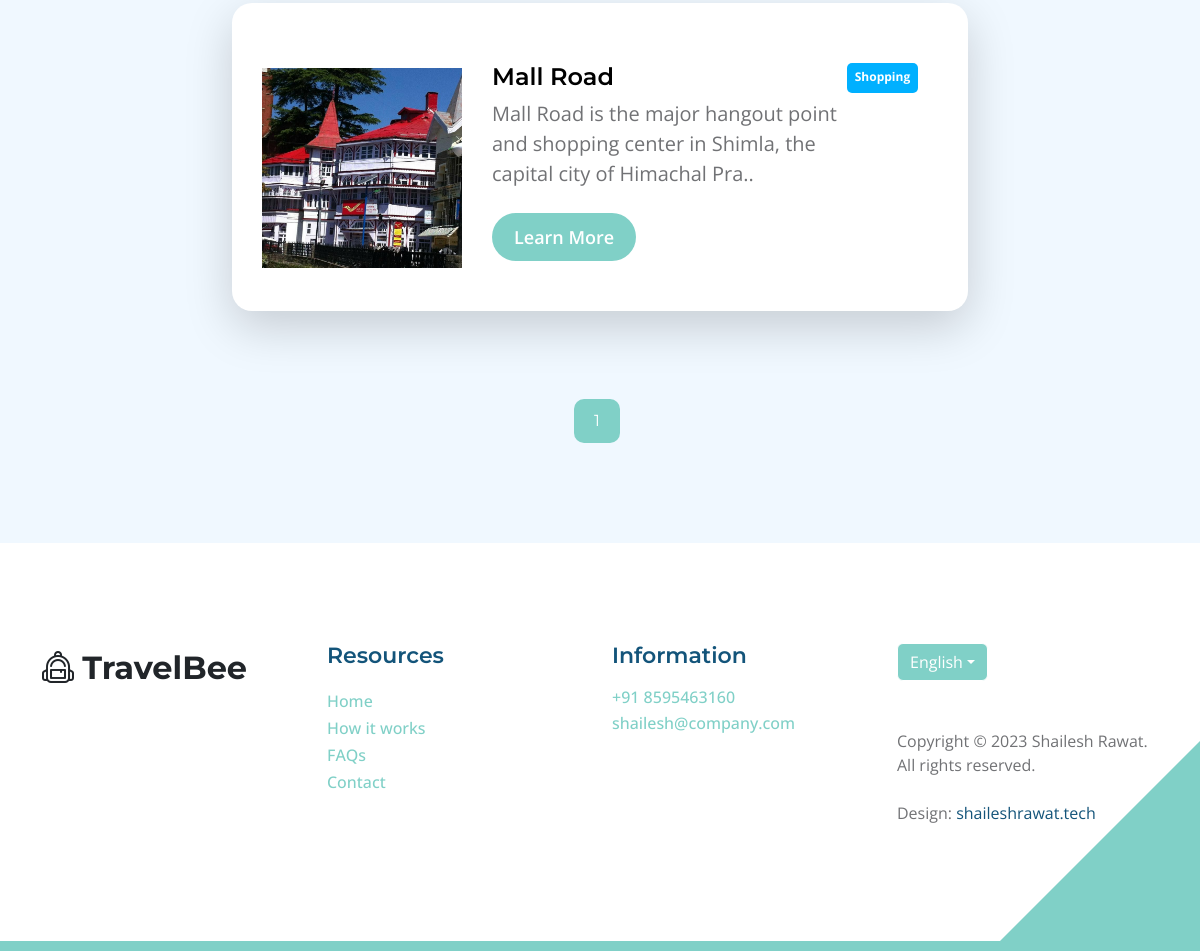
/search-spot/ (lower part), run on an earlier commit of the app's database.
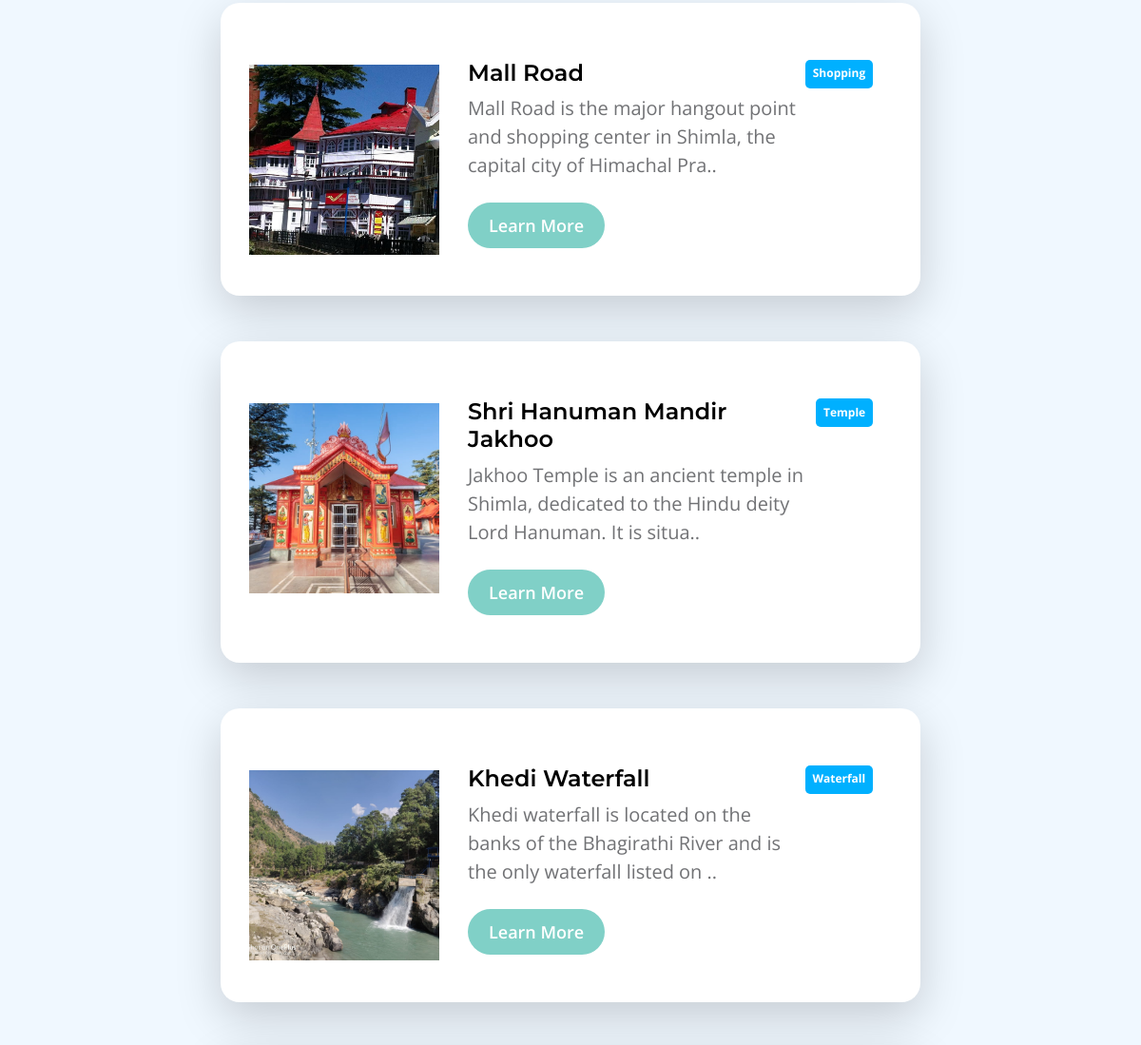
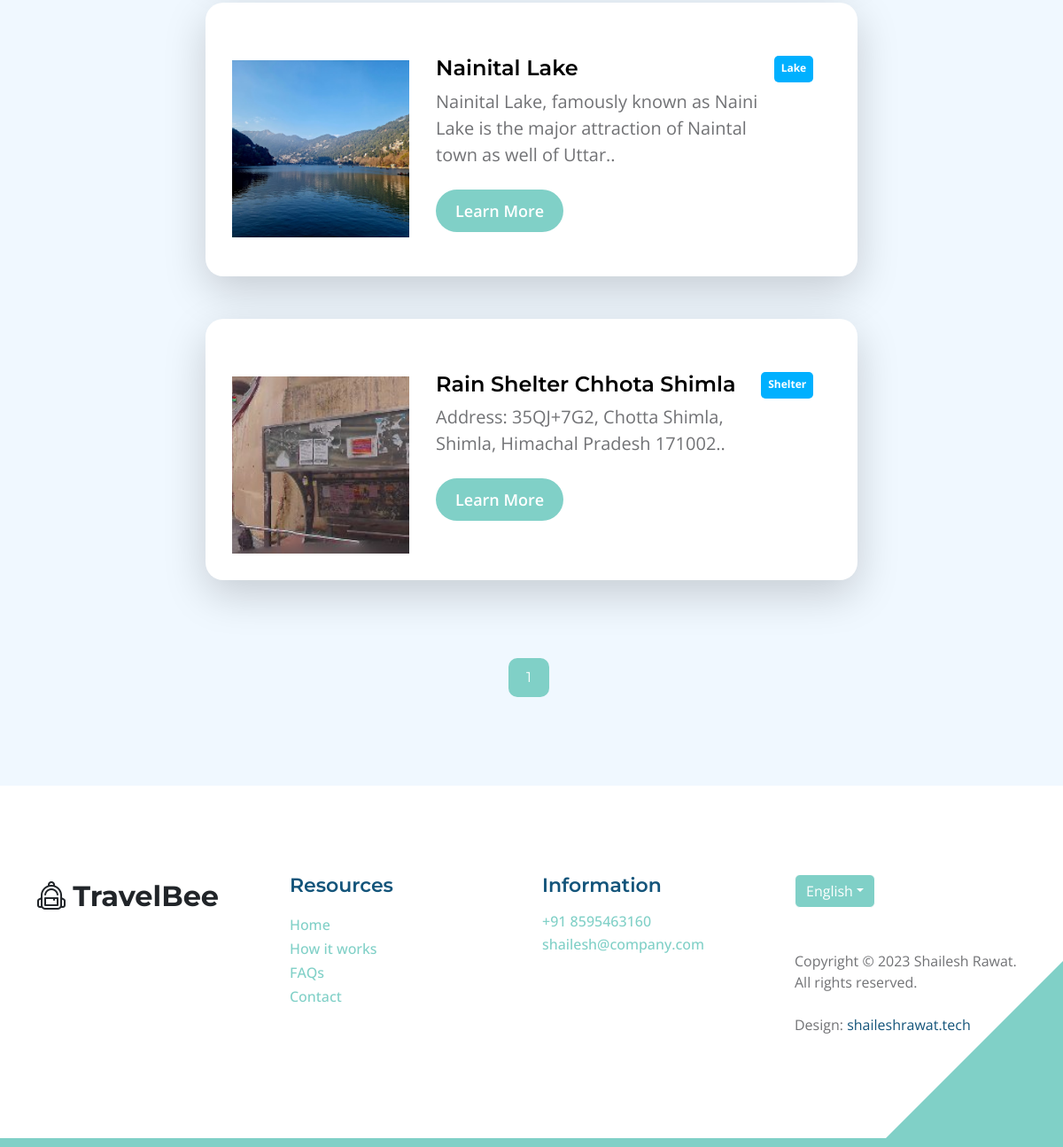
And on a later commit of the database (2 pictures, top to bottom).
### city_spot/models.py (models this page shows, shortened)
class Spot(models.Model):
    spot_id = models.UUIDField(primary_key=True, default=uuid.uuid4, editable=False)
    name = models.CharField(max_length=200)
    slug = models.SlugField()
    spot_type = models.CharField(max_length=120, choices=type_choices, default='N/A')
    main_image = models.ImageField(upload_to="spot_image/")
    gallery = models.ManyToManyField(Gallery)
    description = models.TextField()
    city = models.CharField(max_length=20, blank=True, null=True)
    state = models.CharField(max_length=20, blank=True, null=True)
    location_url = models.CharField(max_length=400)

### city_spot/views.py (the view)
# urls.py: path('search-spot/', search_spot, name="search_spot"),
def search_spot(request):
    spots = Spot.objects.all()
    search_include = request.GET.get('search_include')
    trips = None
    if request.user:
        user = User.objects.filter(username=request.user.username).first()
        profile = Profile.objects.filter(user=user).first()
        if profile:
            if profile.trips.exists():
                trips = profile.trips
    if is_valid_param(search_include):
        spots = spots.filter(city__icontains=search_include)
    paginator = Paginator(spots, 6)
    page_number = request.GET.get('page')
    try:
        page_obj = paginator.get_page(page_number)
    except PageNotAnInteger:
        page_obj = paginator.page(1)
    except EmptyPage:
        page_obj = paginator.page(paginator.num_pages)
    context = {
        'search_include': search_include,
        'spots': page_obj,
        'trips': trips,
    }
    return render(request, 'spot-listing.html', context)

### city_spot/views.py (called while the page is built)
def is_valid_param(param):
    return param != "" and param != None

### city_spot/templates/spot-listing.html (shortened to what this page needs)
{% extends 'base.html' %}
{% load static %}
{% load app_tags %}
{% block content %}
            <section class="section-padding section-bg">
                <div class="container">
                    <div class="row">
                        <div class="col-lg-8 col-12 mt-3 mx-auto">
                            {% for spot in spots %}
                            <div class="custom-block custom-block-topics-listing bg-white shadow-lg mb-5">
                                <div class="d-flex">
                                    <img src="{{spot.main_image.url}}" class="custom-block-image img-fluid" alt="">
                                    <div class="custom-block-topics-listing-info d-flex">
                                        <div>
                                            <h5 class="mb-2">{{spot.name}}</h5>
                                            <p class="mb-0">{{spot.description|slice:100}}..</p>
                                            <a href="/spot/{{spot.slug}}/" class="btn custom-btn mt-3 mt-lg-4">Learn More</a>
                                        </div>
                                        <span class="badge bg-design rounded-pill ms-auto category-badge">{{spot.spot_type}}</span>
                                    </div>
                                </div>
                            </div>
                            {% endfor %}
                        </div>
                        <div class="col-lg-12 col-12">
                            <nav aria-label="Page navigation example">
                                <ul class="pagination justify-content-center mb-0">
                                    <li class="page-item active" aria-current="page">
                                        <a class="page-link" href="#">{{spots.number}}</a>
                                    </li>
                                </ul>
                            </nav>
                        </div>
                    </div>
                </div>
            </section>
{% endblock content %}

### city_spot/templates/base.html (shortened to what this page needs)
{% load static %}
<!doctype html>
<html lang="en">
<head>
    <link href="{% static 'css/bootstrap.min.css'%}" rel="stylesheet">
    <link href="{% static 'css/bootstrap-icons.css'%}" rel="stylesheet">
    <link href="{% static 'css/templatemo-topic-listing.css'%}" rel="stylesheet">
    <link rel="stylesheet" href="https://cdn.jsdelivr.net/npm/bootstrap-icons@1.11.1/font/bootstrap-icons.css">
</head>
<body id="top">
    <main>
        {% block content %}
        {% endblock content %}
    </main>
        <footer class="site-footer section-padding">
            <div class="container">
                <div class="row">
                    <div class="col-lg-3 col-12 mb-4 pb-2">
                        <a class="navbar-brand mb-2" href="index.html">
                            <i class="bi bi-backpack2"></i>
                            <span>TravelBee</span>
                        </a>
                    </div>
                    <div class="col-lg-3 col-md-4 col-6">
                        <h6 class="site-footer-title mb-3">Resources</h6>
                        <ul class="site-footer-links">
                            <li class="site-footer-link-item">
                                <a href="#" class="site-footer-link">Home</a>
                            </li>
                            <li class="site-footer-link-item">
                                <a href="#" class="site-footer-link">How it works</a>
                            </li>
                            <li class="site-footer-link-item">
                                <a href="#" class="site-footer-link">FAQs</a>
                            </li>
                            <li class="site-footer-link-item">
                                <a href="#" class="site-footer-link">Contact</a>
                            </li>
                        </ul>
                    </div>
                    <div class="col-lg-3 col-md-4 col-6 mb-4 mb-lg-0">
                        <h6 class="site-footer-title mb-3">Information</h6>
                        <p class="text-white d-flex mb-1">
                            <a href="tel: +91 8595463160" class="site-footer-link">
                                +91 8595463160
                            </a>
                        </p>
                        <p class="text-white d-flex">
                            <a href="mailto:info@company.com" class="site-footer-link">
                                shailesh@company.com
                            </a>
                        </p>
                    </div>
                    <div class="col-lg-3 col-md-4 col-12 mt-4 mt-lg-0 ms-auto">
                        <div class="dropdown">
                            <button class="btn btn-secondary dropdown-toggle" type="button" data-bs-toggle="dropdown"
                                aria-expanded="false">
                                English</button>
                        </div>
                        <p class="copyright-text mt-lg-5 mt-4">Copyright © 2023 Shailesh Rawat. All rights
                            reserved.
                            <br><br>Design: <a rel="nofollow" href="https://shaileshrawat.tech"
                                target="_blank">shaileshrawat.tech</a>
                        </p>
                    </div>
                </div>
            </div>
        </footer>
</body>
</html>

### static/css/templatemo-topic-listing.css (style rules this page uses)
:root { --white-color: #ffffff; --primary-color: #13547a; --secondary-color: #80d0c7; --section-bg-color: #f0f8ff; --custom-btn-bg-color: #80d0c7; --custom-btn-bg-hover-color: #13547a; --dark-color: #000000; --p-color: #717275; --border-color: #7fffd4; --link-hover-color: #13547a; --body-font-family: 'Open Sans', sans-serif; --title-font-family: 'Montserrat', sans-serif; --h1-font-size: 58px; --h2-font-size: 46px; --h3-font-size: 32px; --h4-font-size: 28px; --h5-font-size: 24px; --h6-font-size: 22px; --p-font-size: 20px; --menu-font-size: 14px; --btn-font-size: 18px; --copyright-font-size: 16px; --border-radius-large: 100px; --border-radius-medium: 20px; --border-radius-small: 10px; --font-weight-normal: 400; --font-weight-medium: 500; --font-weight-semibold: 600; --font-weight-bold: 700; }
body { background-color: var(--white-color); font-family: var(--body-font-family); }
h2, h3, h4, h5, h6 { color: var(--dark-color); }
h1, h2, h3, h4, h5, h6 { font-family: var(--title-font-family); font-weight: var(--font-weight-semibold); }
h5 { font-size: var(--h5-font-size); }
h6 { color: var(--primary-color); font-size: var(--h6-font-size); }
p { color: var(--p-color); font-size: var(--p-font-size); font-weight: var(--font-weight-normal); }
ul li { color: var(--p-color); font-size: var(--p-font-size); font-weight: var(--font-weight-normal); }
a, button { touch-action: manipulation; transition: all 0.3s; }
a { display: inline-block; color: var(--primary-color); text-decoration: none; }
.section-padding { padding-top: 100px; padding-bottom: 100px; }
.section-bg { background-color: var(--section-bg-color); }
.custom-btn { background: var(--custom-btn-bg-color); border: 2px solid transparent; border-radius: var(--border-radius-large); color: var(--white-color); font-size: var(--btn-font-size); font-weight: var(--font-weight-semibold); line-height: normal; transition: all 0.3s; padding: 10px 20px; }
.navbar-brand, .navbar-brand:hover { font-size: var(--h3-font-size); font-weight: var(--font-weight-bold); display: block; }
.navbar-brand span { font-family: var(--title-font-family); }
.custom-block { border-radius: var(--border-radius-medium); position: relative; overflow: hidden; padding: 30px; transition: all 0.3s ease; height: 100%; }
.custom-block-image { display: block; width: 100%; height: 200px; object-fit: cover; margin-top: 35px; }
.custom-block .rounded-pill { border-radius: 5px !important; display: flex; justify-content: center; text-align: center; width: 30px; height: 30px; line-height: 20px; }
.bg-design { background-color: #00B0FF; }
.custom-block-topics-listing-info { margin: 30px 20px 20px 30px; }
.custom-block-topics-listing { height: inherit; }
.custom-block-topics-listing .custom-block-image { width: 200px; }
.pagination { margin-top: 40px; }
.page-link { border: 0; border-radius: var(--border-radius-small); color: var(--p-color); font-family: var(--title-font-family); margin: 0 5px; padding: 10px 20px; }
.active>.page-link, .page-link.active { background-color: var(--secondary-color); border-color: var(--secondary-color); }
.site-footer { border-bottom: 10px solid var(--secondary-color); position: relative; }
.site-footer::after { content: ""; position: absolute; bottom: 0; right: 0; width: 0; height: 0; border-style: solid; border-width: 0 0 200px 200px; border-color: transparent transparent var(--secondary-color) transparent; pointer-events: none; }
.site-footer-title { color: var(--primary-color); }
.site-footer .dropdown-toggle { background-color: var(--secondary-color); border-color: var(--white-color); }
.site-footer-links { padding-left: 0; }
.site-footer-link-item { display: block; list-style: none; line-height: normal; }
.site-footer-link { color: var(--secondary-color); font-size: var(--copyright-font-size); font-weight: var(--font-weight-medium); line-height: normal; }
.copyright-text { font-size: var(--copyright-font-size); }
.category-badge { width: auto !important; }

What changed in the data, as far as the page shows it:
added Spot: main_image (picture), name "Shri Hanuman Mandir Jakhoo", description "Jakhoo Temple is an ancient temple in Shimla, dedicated to the Hindu deity Lord Hanuman. It is situa", spot_type "Temple"
added Spot: main_image (picture), name "Khedi Waterfall", description "Khedi waterfall is located on the banks of the Bhagirathi River and is the only waterfall listed on", spot_type "Waterfall"
added Spot: main_image (picture), name "Nainital Lake", description "Nainital Lake, famously known as Naini Lake is the major attraction of Naintal town as well of Uttar", spot_type "Lake"
added Spot: main_image (picture), name "Rain Shelter Chhota Shimla", description "Address: 35QJ+7G2, Chotta Shimla, Shimla, Himachal Pradesh 171002", spot_type "Shelter"
